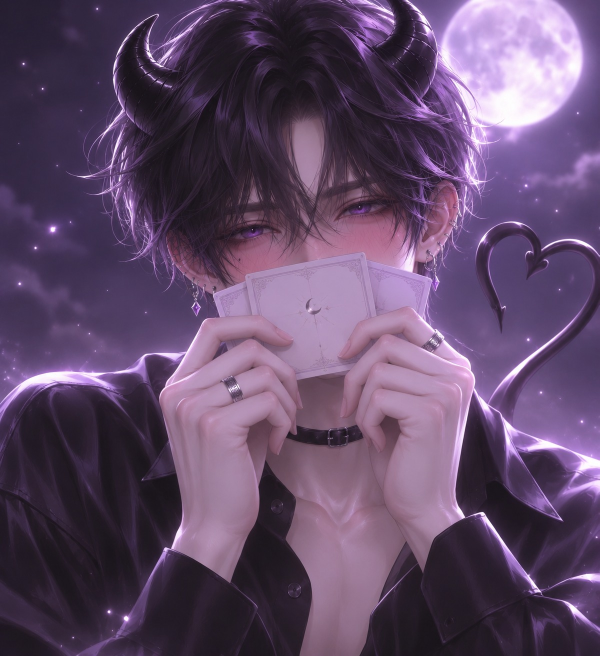
#> input picture images/ihyun_cards.jpg, 1199 x 1312 px, given in place of ihyun_cards.jpg.png, which was not available (shown at 1/2 size)
$ python post.py ../../images/ihyun_cards.jpg
#> lines starting #> are read from the running program, lines starting #| are printed output that depends on the picture
import sys, numpy as np
from PIL import Image, ImageFilter
def photo(src,dst,seed):
#> called with src = 'raw../../images/ihyun_cards.jpg.png', dst = 'p../../images/ihyun_cards.jpg.jpg', seed = 100
    rng=np.random.default_rng(seed)
    im=Image.open(src).convert('RGB'); W,H=im.size
#> in photo, im is the input picture: PIL image 1199x1312 RGB; mean R, G, B 96.7, 74.5, 104.5
#> after `W, H = im.size`: W = 1199; H = 1312
    # slight camera tilt (keystone) + rotation, crop margins
    j=lambda s: rng.uniform(-s,s)
    m=0.018
    quad=(W*m+j(6),H*m*0.6+j(6), W*m*0.4+j(6),H*(1-m*0.6)+j(6), W*(1-m*0.4)+j(6),H*(1-m*0.6)+j(6), W*(1-m)+j(6),H*m*0.6+j(6))
    im=im.transform((W,H),Image.QUAD,quad,resample=Image.BICUBIC)
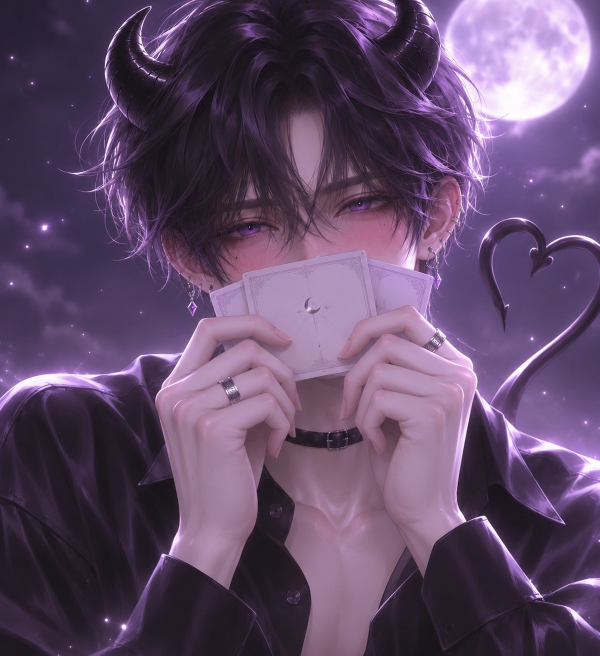
#> im: PIL image 1199x1312 RGB (shown at 1/2 size); mean R, G, B 97.2, 74.7, 104.7
    im=im.rotate(j(0.5),resample=Image.BICUBIC)
    cx,cy=int(W*0.03),int(H*0.03)
#> cx = 35; cy = 39
    im=im.crop((cx,cy,W-cx,H-cy)); W,H=im.size
#> after `im = im.crop((cx, cy, W - cx, H - cy))`:
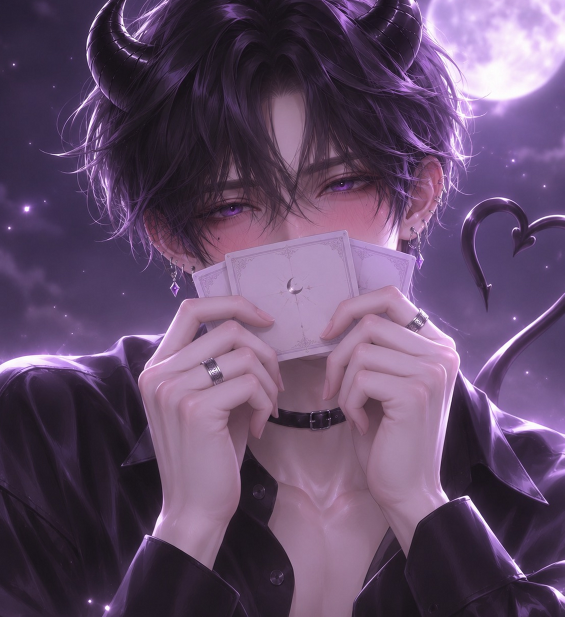
#> im: PIL image 1129x1234 RGB (shown at 1/2 size); mean R, G, B 98.6, 75.6, 105.3
#> after `W, H = im.size`: W = 1129; H = 1234
    a=np.asarray(im).astype(float)
    yy,xx=np.mgrid[0:H,0:W].astype(float)
    # shallow depth of field toward edges
    b=np.asarray(im.filter(ImageFilter.GaussianBlur(2.6))).astype(float)
    d=np.sqrt(((xx-W*0.5)/(W*0.55))**2+((yy-H*0.5)/(H*0.55))**2)
    mk=np.clip((d-0.8)/0.4,0,1)**1.5
    a=a*(1-mk[...,None])+b*mk[...,None]
    # window light from upper-left, falloff + vignette
    ld=np.sqrt(((xx-W*0.15)/W)**2+((yy+H*0.1)/max(W,H))**2)
    light=1.10-0.30*np.clip(ld,0,1.3)
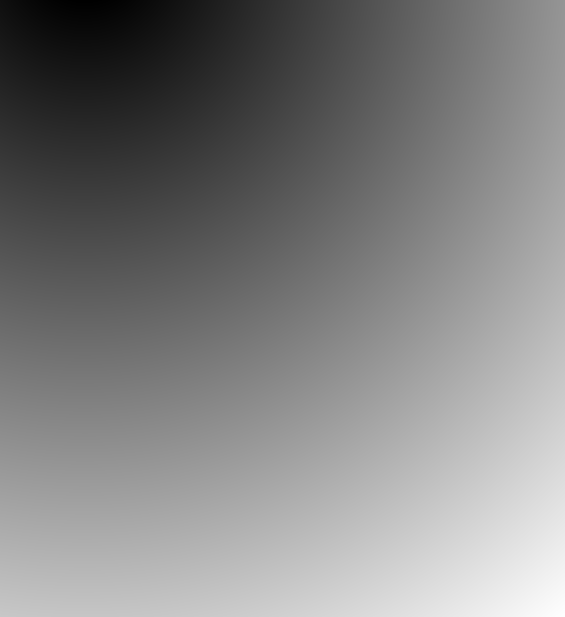
#> ld: shape (1234, 1129) float64 (shown at 1/2 size); min 0.1, max 1.39, mean 0.755; drawn with min black and max white
    vig=1-0.20*np.clip(np.sqrt(((xx-W/2)/(W*0.6))**2+((yy-H/2)/(H*0.6))**2)-0.5,0,1)
    a=a*(light*vig)[...,None]
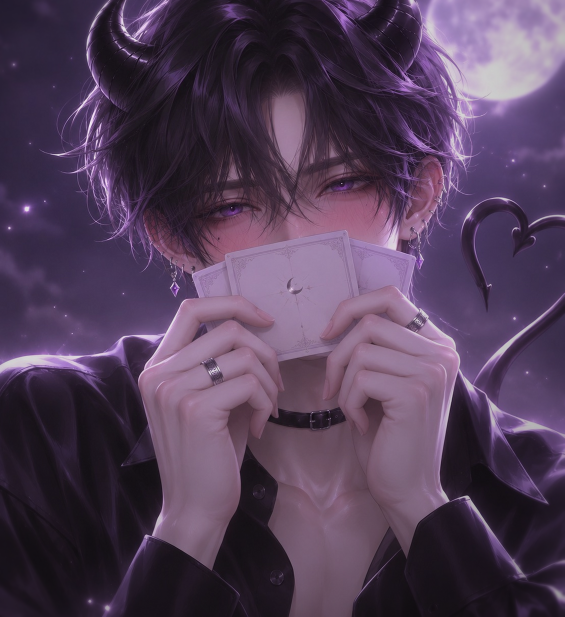
#> a: shape (1234, 1129, 3) float64 (shown at 1/2 size); mean R, G, B 82.8, 63.4, 88.4
    # warm white balance, soft highlights, lifted blacks
    a[...,0]*=1.04; a[...,2]*=0.92
    a=255*(1-np.exp(-a/255*1.25))/(1-np.exp(-1.25))
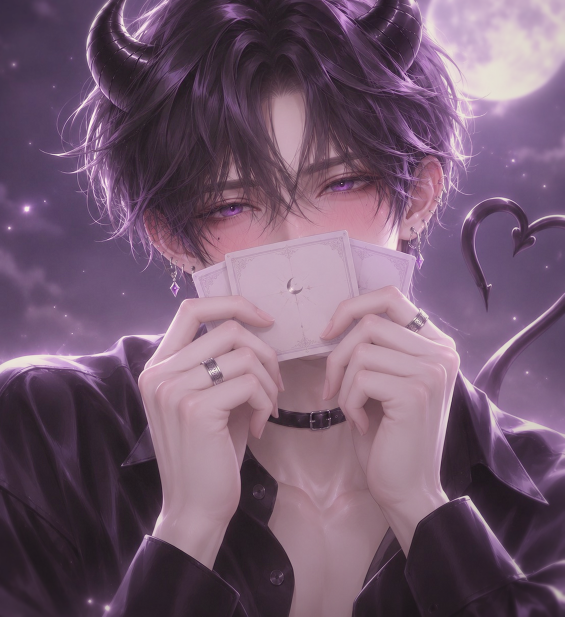
#> a: shape (1234, 1129, 3) float64 (shown at 1/2 size); mean R, G, B 115.8, 90.3, 111.6
    a=a*0.95+7
    # subtle chromatic aberration at edges
    sh=1
    a[...,0]=np.roll(a[...,0],sh,axis=1)*mk+a[...,0]*(1-mk)
    a[...,2]=np.roll(a[...,2],-sh,axis=1)*mk+a[...,2]*(1-mk)
    img=Image.fromarray(np.clip(a,0,255).astype('uint8')).filter(ImageFilter.UnsharpMask(radius=1.3,percent=50,threshold=2))
    a=np.asarray(img).astype(float)
    n=rng.normal(0,4.0,(H,W)); n=np.asarray(Image.fromarray((n+64).clip(0,255).astype('uint8')).filter(ImageFilter.GaussianBlur(0.55))).astype(float)-64
    a=a+n[...,None]+rng.normal(0,1.5,(H,W,3))
    out=Image.fromarray(np.clip(a,0,255).astype('uint8'))
    out=out.resize((960,round(960*H/W)),Image.LANCZOS)
#> out: PIL image 960x1049 RGB
    out.save(dst,quality=84,optimize=True,progressive=True)
    return out.size
for i,k in enumerate(sys.argv[1:]):
    print(k,photo(f'raw{k}.png',f'p{k}.jpg',100+i))

$ run again, on images/ihyun_night.jpg
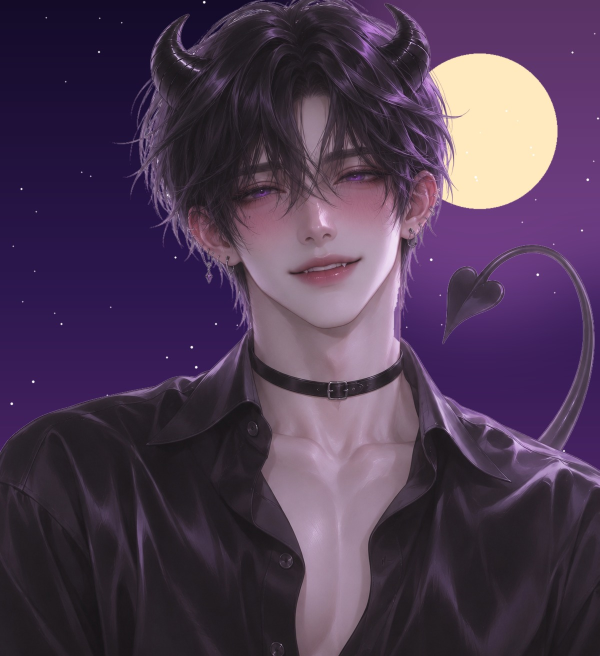
#> input picture images/ihyun_night.jpg, 1199 x 1312 px, given in place of ihyun_night.jpg.png, which was not available (shown at 1/2 size)
#> in photo, im is the input picture: PIL image 1199x1312 RGB; mean R, G, B 77.5, 58.3, 82.8
#> in photo, `im = im.crop((cx, cy, W - cx, H - cy))`:
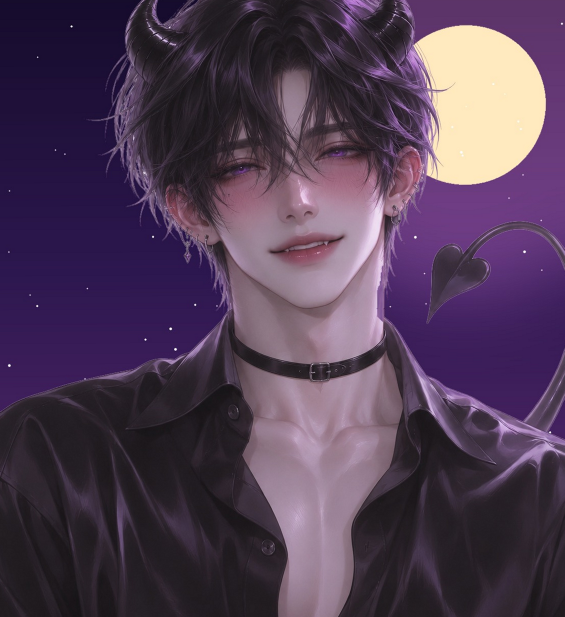
#> im: PIL image 1129x1234 RGB (shown at 1/2 size); mean R, G, B 80.7, 61.4, 84.8
#> in photo, `a=255*(1-np.exp(-a/255*1.25))/(1-np.exp(-1.25))`:
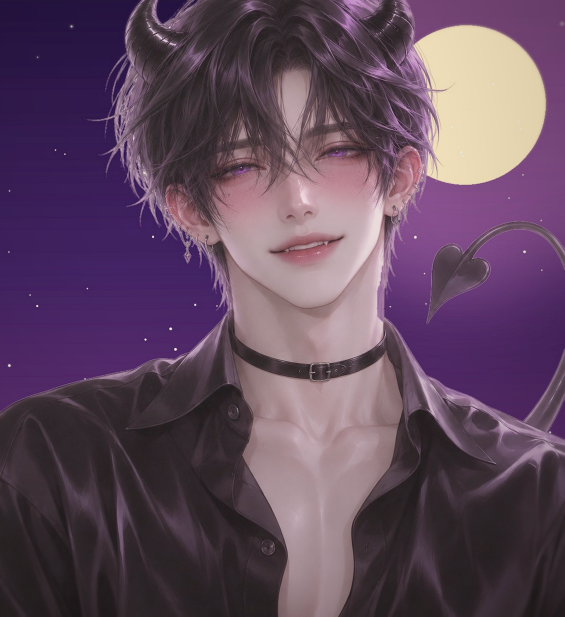
#> a: shape (1234, 1129, 3) float64 (shown at 1/2 size); mean R, G, B 97.3, 73.8, 94.4; drawn with min black and max white
